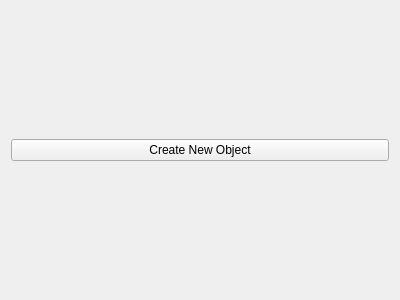
<?xml version="1.0" encoding="UTF-8"?>
<ui version="4.0">
 <class>HelloWorldPluginUI</class>
 <widget class="QWidget" name="HelloWorldPluginUI">
  <property name="geometry">
   <rect>
    <x>0</x>
    <y>0</y>
    <width>400</width>
    <height>300</height>
   </rect>
  </property>
  <property name="windowTitle">
   <string>Form</string>
  </property>
  <layout class="QVBoxLayout" name="verticalLayout">
   <item>
    <widget class="QPushButton" name="newButton">
     <property name="text">
      <string>Create New Object</string>
     </property>
    </widget>
   </item>
  </layout>
 </widget>
 <resources/>
 <connections/>
</ui>
